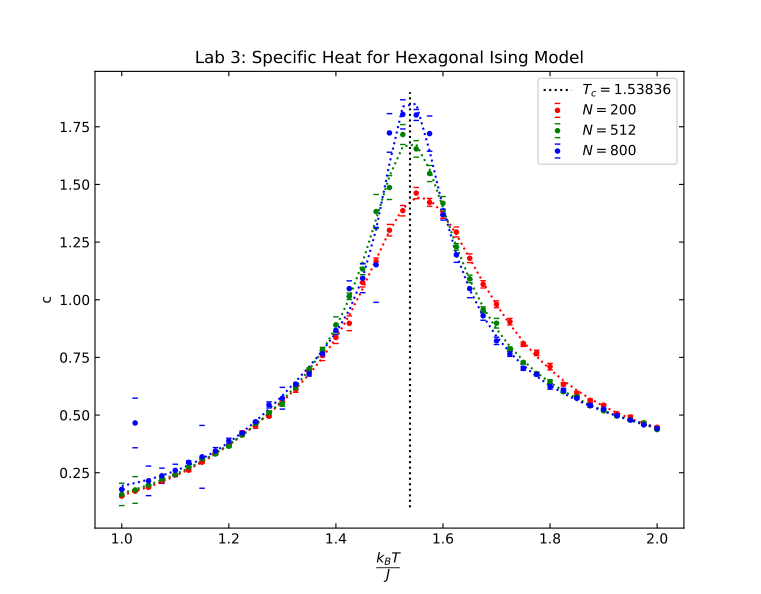

Here is the Python script that generated this plot:
#!/usr/bin/env python3
# -*- coding: utf-8 -*-
"""
Created on Wed Oct 24 19:56:49 2018

@author: alexander
"""

import matplotlib.pyplot as plt
import numpy as np

filename = "Lab3size10.dat"
file = np.loadtxt(filename)
np.array(file)
x = file[:, 0]
y = file[:, 1]
yerror = file[:,2]
yfit = (45.38338773680388 - 135.66400348690317*x + 163.97200704697588*x**2 - 91.6740396307147*x**3 + 19.6043234694528*x**4)/(771.0367874473466 - 2104.4442948325186*x + 2175.8688209079373*x**2 - 1008.3534405183743*x**3 + 176.52050795630845*x**4)

filename = "Lab3size16.dat"
file = np.loadtxt(filename)
np.array(file)
x1 = file[:, 0]
y1 = file[:, 1]
yerror1 = file[:,2]
y1fit = (17.097076987507865 - 49.950790154226404 * x + 61.96659508960016* x**2 - 36.05708881701268* x**3 + 7.961889114158739* x**4)/(363.4546080178669 - 962.5250051527051* x + 968.7382953145303* x**2 - 
   438.62811687807766* x**3 + 75.29450753169857* x**4)

filename = "Lab3size20.dat"
file = np.loadtxt(filename)
np.array(file)
x2 = file[:, 0]
y2 = file[:, 1]
yerror2 = file[:,2]
y2fit = (47.984979043772704 - 134.96859054717058* x + 146.95410370549533* x**2 - 72.78713431452175* x**3 + 13.73498544007537* x**4)/(354.12532409527125 - 953.659414681753* x + 969.036859484632* x**2 - 440.0491068903782* x**3 + 75.30500514977594* x**4)

linex = np.linspace(0.1,1.9,100)
liney = np.ones(100)*1.53836


plt.figure()
plt.plot(x,yfit,'r:')
plt.errorbar(x, y, yerror, capsize = 2, linewidth = 0, marker='.', color = 'r', label = '$N = 200$')
plt.plot(x1,y1fit,'g:')
plt.errorbar(x1, y1, yerror1, capsize = 2, linewidth = 0, marker='.', color = 'g', label = '$N = 512$')
plt.plot(x2,y2fit,'b:')
plt.errorbar(x2, y2, yerror2, capsize = 2, linewidth = 0, marker='.', color = 'b', label = '$N = 800$')
plt.plot(liney, linex, 'k:', label = '$T_c = 1.53836$')
plt.tick_params(direction = 'in', top = True, right = True)
plt.xlabel('$\\dfrac{k_B T}{J}$')
plt.ylabel('c')
plt.title('Lab 3: Specific Heat for Hexagonal Ising Model')
plt.legend()
